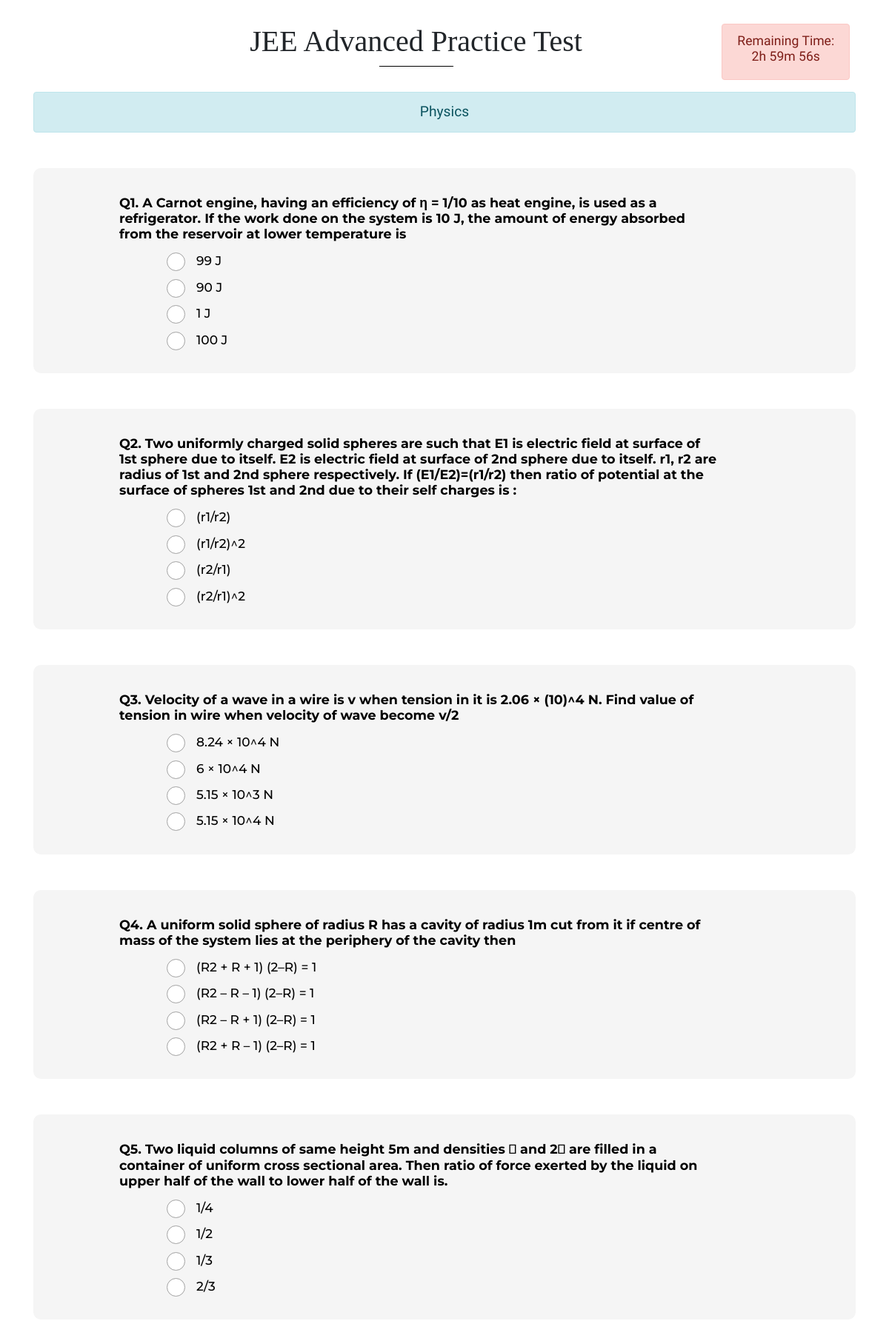
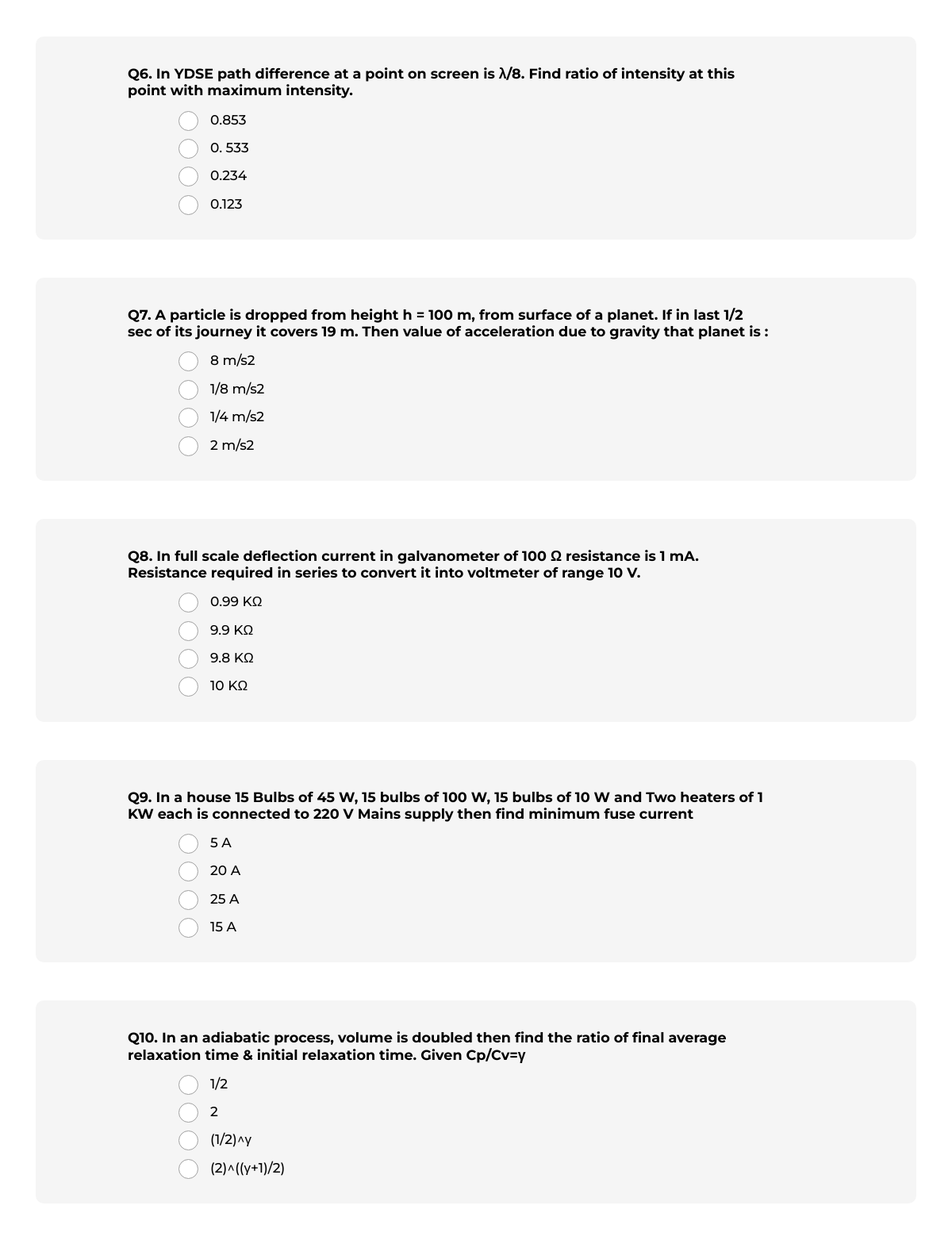
The page /quiz_adv/ (upper part) on the database its author committed (2 pictures, top to bottom).
### hotelbooking/models.py (models this page shows)
class Exam(models.Model):
    Question = models.CharField(max_length = 500)
    Qid = models.CharField(max_length=100)
    Option1 = models.CharField(max_length = 100)
    Option2 = models.CharField(max_length = 100)
    Option3 = models.CharField(max_length = 100)
    Option4 = models.CharField(max_length = 100)
    Corrans = models.CharField(max_length = 100)

### hotelbooking/views.py (the view)
# urls.py: url('quiz_adv/',quiz_adv, name='quiz_adv'),
def quiz_adv(request):
    if request.POST:
        marks = 0
        user_resp = []
        for i in range(30):
            try:
                ans = request.POST['radio'+str(i+1)]
                user_resp.append(ans)
                correct_ans1 = Exam.objects.filter(Qid=str(i+1))[0].Corrans
            except:
                user_resp.append("null")
                print("error")
            else:
                if ans==correct_ans1:
                    marks += 4
                elif ans:
                    marks -= 1
        for i in range(30,60):
            try:
                ans = request.POST['radio'+str(i+1)]
                user_resp.append(ans)
                correct_ans2 = Chemistry.objects.filter(Qid=str(i+1))[0].Corrans
            except:
                user_resp.append("null")
                print("error")
            else:
                if ans==correct_ans2:
                    marks += 4
                elif ans:
                    marks -= 1
        for i in range(60,90):
            try:
                print(i)
                ans = request.POST['radio'+str(i+1)]
                user_resp.append(ans)
                correct_ans3 = Math.objects.filter(Qid=str(i+1))[0].Corrans
            except:
                user_resp.append("null")
                print("error")
            else:
                if ans==correct_ans3:
                    marks += 4
                elif ans:
                    marks -= 1
        print(marks)
        print(user_resp)
        results=Exam.objects.all()
        results1=Chemistry.objects.all()
        results2=Math.objects.all()
        value = 0
        return render(request,'hotelbooking1/marks.html',{"Exam":results,"marks":marks,'index':'/index/',"user_resp":user_resp,"value":value,"results1":results1,"results2":results2})
    else:
        results=Exam.objects.all()
        results1=Chemistry.objects.all()
        results2=Math.objects.all()
        return render(request, 'hotelbooking1/quiz_adv.html',{"Exam":results,"results1":results1,"results2":results2})

### templates/hotelbooking1/quiz_adv.html (shortened to what this page needs)
{% load static %}
<!DOCTYPE html>
<html lang="en">
<head>
<link rel="stylesheet" href="{% static 'fonts/icomoon/style.css' %}" />
<link rel="stylesheet" href="{% static 'css/style.css' %}" />
<link rel="stylesheet" href="{% static 'css/bootstrap.min.css' %}" />
<link rel="stylesheet" href="{% static 'js/scripts.js' %}" />
<link rel="stylesheet" href="{% static 'fonts/flaticon/font/flaticon.css' %}" />
</head>
<body onload="myFunction()">
<div class="site-wrap">
    <div class="container">
        <div class="row">
            <div class="col-md-10 mx-auto text-center mb-5 section-heading">
            <h2 class="mb-5" style="margin-top: 2rem;margin-bottom: 0rem !important;margin-left: 6rem !important;">JEE Advanced Practice Test</h2>
            </div >
            <div class="alert alert-danger " style="margin-top: 2rem;margin-bottom: 1rem !important;position: relative;right: 2%">
                <h6 style="font-size: 1.1rem;text-align: center;">Remaining Time: <p id="demo" style="margin-bottom: 0 !important;"></p></h6>
            </div>
            </div>
            <div class="alert alert-info text-center" role="alert" style="font-size: larger;">
                Physics
              </div>
            <form method="post">
            {% for result in Exam %}
    <div class="container1 mt-sm-5 my-1" >
        <div class="question ml-sm-5 pl-sm-5 pt-2">
            <div class="py-2 h6" style="font-size: 1.1rem;"><b>Q{{result.Qid}}. {{result.Question}}</b></div>
            <div class="ml-md-3 ml-sm-3 pl-md-5 pt-sm-0 pt-3 h6" id="options">
            <label class="options">{{result.Option1}}
            <input type="radio" name="radio{{result.Qid}}" value="{{result.Option1}} "> <span class="checkmark"></span> </label>
            <label class="options">{{result.Option2}}
            <input type="radio" name="radio{{result.Qid}}" value="{{result.Option2}}"> <span class="checkmark"></span> </label>
            <label class="options">{{result.Option3}}<input type="radio" name="radio{{result.Qid}}" value="{{result.Option3}}">
            <span class="checkmark"></span> </label>
            <label class="options">{{result.Option4}}<input type="radio" name="radio{{result.Qid}}" value="{{result.Option4}}">
            <span class="checkmark"></span> </label> </div>
        </div>
    </div>
    {% endfor %}
    </form>
    </div>
    </div>
</body>
</html>

### static/css/style.css (style rules this page uses)
body { line-height: 1.7; color: rgba(0, 0, 0, 0.5); font-weight: 400; font-size: 1rem; font-family: "Work Sans", -apple-system, BlinkMacSystemFont, "Segoe UI", Roboto, "Helvetica Neue", Arial, sans-serif, "Apple Color Emoji", "Segoe UI Emoji", "Segoe UI Symbol", "Noto Color Emoji"; }
h1, h2, h3, h4, h5, .h1, .h2, .h3, .h4, .h5 { color: #000; }
.site-wrap:before { -webkit-transition: .3s all ease-in-out; -o-transition: .3s all ease-in-out; transition: .3s all ease-in-out; background: rgba(0, 0, 0, 0.6); content: ""; position: absolute; z-index: 2000; top: 0; left: 0; right: 0; bottom: 0; opacity: 0; visibility: hidden; }
.section-heading h2 { position: relative; display: inline-block; font-family: "Playfair Display"; font-size: 40px; }
.section-heading h2:before, .section-heading h2:after { content: ""; position: absolute; bottom: 0; height: 1px; background: #000; left: 0; -webkit-transform: translateX(-50%); -ms-transform: translateX(-50%); transform: translateX(-50%); }
.section-heading h2:before { width: 100px; bottom: -10px; left: 50%; }
.container1 { margin: 0; padding: 0; box-sizing: border-box; background-color: rgb(245, 245, 245); color:black; border-radius: 10px; padding: 20px; font-family: 'Montserrat', sans-serif; max-width: 2000px; }
.question { width: 80% }
.options { position: relative; padding-left: 40px }
#options label { display: block; margin-bottom: 15px; font-size: 17px; cursor: pointer }
.checkmark { position: absolute; top: -1px; left: 0; height: 25px; width: 25px; background-color: rgb(255, 255, 255); border: 1px solid rgb(161, 161, 161); border-radius: 50% }
.options .checkmark:after { content: ""; width: 10px; height: 10px; display: block; background: white; position: absolute; top: 50%; left: 50%; border-radius: 50%; transform: translate(-50%, -50%) scale(0); transition: 300ms ease-in-out 0s }

### rows shown on the page
Exam: Qid "1", Question "A Carnot engine, having an efficiency of η = 1/10 as heat engine, is used as a refrigerator. If the work done on the system is 10 J, the amount of energy absorbed from the reservoir at lower temperature is", Option1 "99 J", Option2 "90 J", Option3 "1 J", Option4 "100 J"
Exam: Qid "2", Question "Two uniformly charged solid spheres are such that E1 is electric field at surface of 1st sphere due to itself. E2 is electric field at surface of 2nd sphere due to itself. r1, r2 are radius of 1st and 2nd sphere respectively. If (E1/E2)=(r1/r2) then ratio of potential at the surface of spheres 1st and 2nd due to their self charges is :", Option1 "(r1/r2)", Option2 "(r1/r2)^2", Option3 "(r2/r1)", Option4 "(r2/r1)^2"
Exam: Qid "3", Question "Velocity of a wave in a wire is v when tension in it is 2.06 × (10)^4 N. Find value of tension in wire when velocity of wave become v/2", Option1 "8.24 × 10^4 N", Option2 "6 × 10^4 N", Option3 "5.15 × 10^3 N", Option4 "5.15 × 10^4 N"
Exam: Qid "4", Question "A uniform solid sphere of radius R has a cavity of radius 1m cut from it if centre of mass of the system lies at the periphery of the cavity then", Option1 "(R2 + R + 1) (2–R) = 1", Option2 "(R2 – R – 1) (2–R) = 1", Option3 "(R2 – R + 1) (2–R) = 1", Option4 "(R2 + R – 1) (2–R) = 1"
Exam: Qid "5", Question "Two liquid columns of same height 5m and densities  and 2 are filled in a container of uniform cross sectional area. Then ratio of force exerted by the liquid on upper half of the wall to lower half of the wall is.", Option1 "1/4", Option2 "1/2", Option3 "1/3", Option4 "2/3"
Exam: Qid "6", Question "In YDSE path difference at a point on screen is λ/8. Find ratio of intensity at this point with maximum intensity.", Option1 "0.853", Option2 "0. 533", Option3 "0.234", Option4 "0.123"
Exam: Qid "7", Question "A particle is dropped from height h = 100 m, from surface of a planet. If in last 1/2 sec of its journey it covers 19 m. Then value of acceleration due to gravity that planet is :", Option1 "8 m/s2", Option2 "1/8 m/s2", Option3 "1/4 m/s2", Option4 "2 m/s2"
Exam: Qid "8", Question "In full scale deflection current in galvanometer of 100 Ω resistance is 1 mA. Resistance required in series to convert it into voltmeter of range 10 V.", Option1 "0.99 KΩ", Option2 "9.9 KΩ", Option3 "9.8 KΩ", Option4 "10 KΩ"
Exam: Qid "9", Question "In a house 15 Bulbs of 45 W, 15 bulbs of 100 W, 15 bulbs of 10 W and Two heaters of 1 KW each is connected to 220 V Mains supply then find minimum fuse current", Option1 "5 A", Option2 "20 A", Option3 "25 A", Option4 "15 A"
Exam: Qid "10", Question "In an adiabatic process, volume is doubled then find the ratio of final average relaxation time & initial relaxation time. Given Cp/Cv=γ", Option1 "1/2", Option2 "2", Option3 "(1/2)^γ", Option4 "(2)^((γ+1)/2)"
